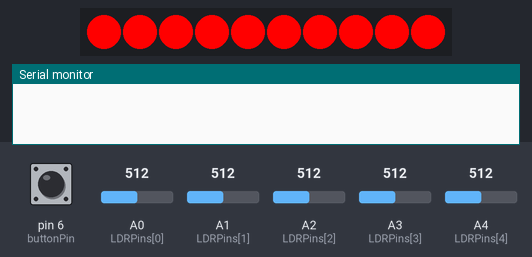
Bench run of a sketch on a simulated Arduino Uno, built with avr-gcc and run on an emulated ATmega328P. Parts: 10 RGB LEDs in strip order, left to right, the last lines printed to the serial monitor. The test bench sets the inputs (shaded band); at power-on: pin 6 (buttonPin) HIGH, A0 (LDRPins[0]) = 512, A1 (LDRPins[1]) = 512, A2 (LDRPins[2]) = 512, A3 (LDRPins[3]) = 512, A4 (LDRPins[4]) = 512.

Above: at 0.01 s.
At 1.26 s:
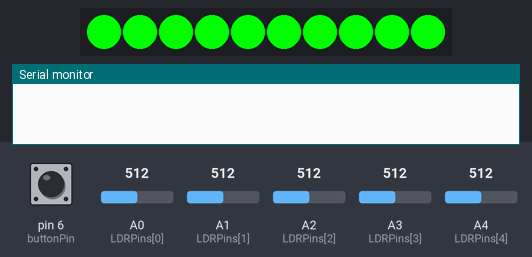
1.3 s: pin 6 (buttonPin) pulled LOW for 1 s
At 2.6 s:
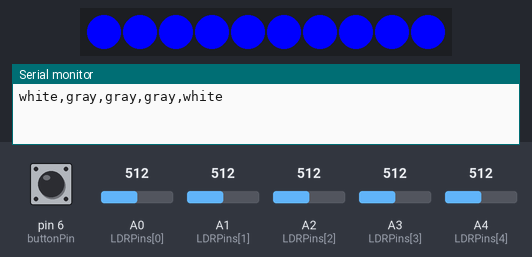

The sketch:

morethan6_withdarkgray.ino
```cpp
#include <Adafruit_NeoPixel.h>
#ifdef __AVR__
#include <avr/power.h>
#endif

#include <SoftwareSerial.h>


#define PIN        10
#define NUMPIXELS 10 // Popular NeoPixel ring size

Adafruit_NeoPixel pixels(NUMPIXELS, PIN, NEO_GRB + NEO_KHZ800);


#define DELAYVAL 0 // Time (in milliseconds) to pause between pixels
#define SWITCHDELAY 50

const int LDRPins[5] = {A0, A1, A2, A3, A4};
const int numLDR = 5;


const double maxWhite = 700.0;

const int buttonPin = 6;

SoftwareSerial bluetoothSS(8, 7);

void setup()
{

#if defined(__AVR_ATtiny85__) && (F_CPU == 16000000)
  clock_prescale_set(clock_div_1);
#endif
  // END of Trinket-specific code.

  pixels.begin();

  for (int i = 0; i < numLDR; i++)
  {
    pinMode(LDRPins[i], INPUT);
  }

  pinMode(buttonPin, INPUT_PULLUP);


  Serial.begin(9600);
  bluetoothSS.begin(9600);

}

void loop()
{
  getLDRReadings();
}

void getLDRReadings()
{
  String detection = "";
  double redReading, greenReading, blueReading;
  double redPercentage, greenPercentage, bluePercentage;

  for (int i = 0; i < numLDR; i++)
  {
    //Serial.println(i);

    for (int j = 0; j < 1; j++)
    {
      red();
      delay(10);
      redReading = analogRead(LDRPins[i]);
      redPercentage = (redReading / maxWhite) * 100;
      delay(SWITCHDELAY);
    }

    for (int j = 0; j < 1; j++)
    {

      green();
      delay(10);
      greenReading = analogRead(LDRPins[i]);
      greenPercentage = (greenReading / maxWhite) * 100;
      delay(SWITCHDELAY);
    }

    for (int j = 0; j < 1; j++)
    {
      blue();
      delay(10);
      blueReading = analogRead(LDRPins[i]);
      bluePercentage = (blueReading / maxWhite) * 100;
      delay(SWITCHDELAY);
    }
    //
    //bluetoothSS.println(i);
    //bluetoothSS.println(redPercentage);
    //bluetoothSS.println(greenPercentage);
    //bluetoothSS.println(bluePercentage);

    int highest = getHighest(redPercentage, greenPercentage, bluePercentage);

    if (i == 0)
    {


      if (redPercentage < 23 &&
          greenPercentage < 23 &&
          bluePercentage < 23)
      {
        if (redPercentage > 14)
        {
          detection += "darkgray";

        }
        else
        {
          detection += "black";

        }
      }
      else if (redPercentage >= 35 &&
               greenPercentage >= 35 &&
               bluePercentage >= 35)
      {
        if (redPercentage > 60)
        {
          detection += "white";

        }
        else
        {
          detection += "gray";

        }
      }

      else if (highest == 1)
      {
        if (greenPercentage > 55)
        {
          detection += "orange";

        }
        else if (redPercentage < 51)
        {
          detection += "purple";

        }
        else
        {
          detection += "red";

        }
      }
      else if (highest == 2)
      {
        if (greenPercentage < 40)
        {
          detection += "purple";
        }
        else if (redPercentage > 25 )
        {
          detection += "lime";

        }
        else
        {
          detection += "green";

        }
      }
      else if (highest == 3)
      {
        detection += "blue";

      }
      else
      {
        detection += "black";

      }


    }
    else if (i == 1)
    {


      if (redPercentage < 40 &&
          greenPercentage < 40 &&
          bluePercentage < 40)
      {
        if (redPercentage > 25)
        {
          detection += "darkgray";

        }
        else
        {
          detection += "black";

        }
      }
      else if (redPercentage > 45 &&
               greenPercentage > 45 &&
               bluePercentage > 45)
      {
        if (redPercentage > 80)
        {
          detection += "white";

        }
        else
        {
          detection += "gray";

        }
      }

      else if (highest == 1)
      {
        if (greenPercentage > 65)
        {
          detection += "orange";

        }
        else if (redPercentage < 78)
        {
          detection += "purple";

        }
        else
        {
          detection += "red";

        }
      }
      else if (highest == 2)
      {
        if (redPercentage > 70 )
        {
          detection += "lime";

        }
        else
        {
          detection += "green";

        }
      }
      else if (highest == 3)
      {
        detection += "blue";

      }
      else
      {
        detection += "black";

      }
    }
    else if (i == 2)
    {


      if (redPercentage < 40 &&
          greenPercentage < 40 &&
          bluePercentage < 40)
      {
        if (redPercentage > 35)
        {
          detection += "darkgray";

        }
        else
        {
          detection += "black";

        }
      }
      else if (redPercentage > 45 &&
               greenPercentage > 45 &&
               bluePercentage > 45)
      {
        if (redPercentage > 90)
        {
          detection += "white";

        }
        else
        {
          if (bluePercentage > 55)
          {
            detection += "gray";
          }
          else
          {
            if(redPercentage>65)
            {
               detection += "lime";
            }
            else
            {
               detection += "green";
            }
          }


        }
      }

      else if (highest == 1)
      {
        if (greenPercentage > 60)
        {
          detection += "orange";

        }
        else if (redPercentage < 81)
        {
          detection += "purple";

        }
        else
        {
          detection += "red";

        }
      }
      else if (highest == 2)
      {
        if (redPercentage > 50 )
        {
          detection += "lime";

        }
        else
        {
          detection += "green";

        }
      }
      else if (highest == 3)
      {
        detection += "blue";

      }
      else
      {
        detection += "black";

      }
    }
    else if (i == 3)
    {


      if (redPercentage < 45 &&
          greenPercentage < 45 &&
          bluePercentage < 45)
      {
        if (redPercentage > 35)
        {
          detection += "darkgray";

        }
        else
        {
          detection += "black";

        }
      }
      else if (redPercentage > 60 &&
               greenPercentage > 60 &&
               bluePercentage > 60)
      {
        if (redPercentage > 98)
        {
          detection += "white";

        }
        else
        {
          detection += "gray";

        }
      }

      else if (highest == 1)
      {
        if (greenPercentage > 68)
        {
          detection += "orange";

        }
        else if (redPercentage < 91)
        {
          detection += "purple";

        }
        else
        {
          detection += "red";

        }
      }
      else if (highest == 2)
      {
        if (redPercentage > 65 )
        {
          detection += "lime";

        }
        else
        {
          detection += "green";

        }
      }
      else if (highest == 3)
      {
        detection += "blue";

      }
      else
      {
        detection += "black";

      }
    }
    else if (i == 4)
    {


      if (redPercentage < 20 &&
          greenPercentage < 20 &&
          bluePercentage < 20)
      {
        if (redPercentage > 11)
        {
          detection += "darkgray";

        }
        else
        {
          detection += "black";
        }
      }
      else if (redPercentage > 30 &&
               greenPercentage > 30 &&
               bluePercentage > 30)
      {
        if (redPercentage > 50)
        {
          detection += "white";

        }
        else
        {
          detection += "gray";

        }
      }

      else if (highest == 1)
      {
        if (greenPercentage > 43)
        {
          detection += "orange";

        }
        else if (redPercentage < 40)
        {
          detection += "purple";

        }
        else
        {
          detection += "red";

        }
      }
      else if (highest == 2)
      {
        if (redPercentage > 20 )
        {
          detection += "lime";

        }
        else
        {
          detection += "green";

        }
      }
      else if (highest == 3)
      {
        detection += "blue";

      }
      else
      {
        detection += "black";

      }
    }


    if (i != (numLDR - 1))
    {
      detection += ",";
    }


  }

  if (!digitalRead(buttonPin) && detection != "")
  {
    Serial.println(detection);
    bluetoothSS.println(detection);
    delay(1000);
  }
  else
  {
    pixels.clear();

  }
}

void red()
{
  for (int i = 0; i < NUMPIXELS; i++) { // For each pixel...


    pixels.setPixelColor(i, pixels.Color(255, 0, 0));

    pixels.show();   // Send the updated pixel colors to the hardware.

    delay(DELAYVAL); // Pause before next pass through loop
  }
}

void green()
{
  for (int i = 0; i < NUMPIXELS; i++) { // For each pixel...


    pixels.setPixelColor(i, pixels.Color(0, 255, 0));

    pixels.show();   // Send the updated pixel colors to the hardware.

    delay(DELAYVAL); // Pause before next pass through loop
  }
}


void blue()
{
  for (int i = 0; i < NUMPIXELS; i++) { // For each pixel...


    pixels.setPixelColor(i, pixels.Color(0, 0, 255));

    pixels.show();   // Send the updated pixel colors to the hardware.

    delay(DELAYVAL); // Pause before next pass through loop
  }
}


int getHighest(double red, double green, double blue)
{
  if (red > green && red > blue)
  {
    return 1;
  }
  else if (green > red && green > blue)
  {
    return 2;
  }
  else if (blue > green && blue > red)
  {
    return 3;
  }
}
```
